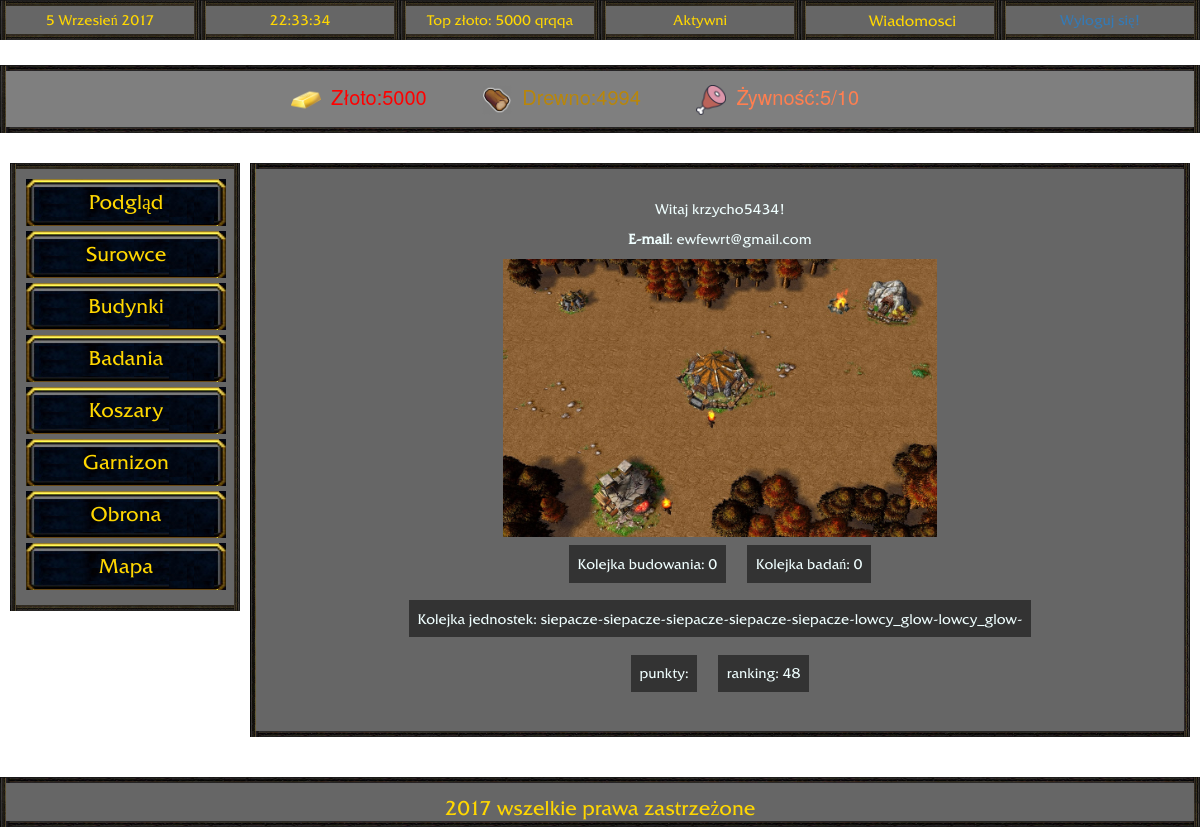
/podglad.php (signed in), run on the app's committed database.
### tables this page shows
CREATE TABLE `kolejki` (
  `budowy` text NOT NULL,
  `czas_budowy` timestamp NULL DEFAULT '0000-00-00 00:00:00',
  `badania` text NOT NULL,
  `czas_badania` timestamp NOT NULL DEFAULT '0000-00-00 00:00:00',
  `jednostek` text NOT NULL,
  `czas_jednostek` timestamp NOT NULL DEFAULT '0000-00-00 00:00:00',
  `dodatkowe_sekundy` int(11) NOT NULL,
  `id` int(11) NOT NULL,
  `nick` text NOT NULL
);

### podglad.php (the view, shortened to what this page needs)
<?php
	include ('menu2.php');
?>
<?php
	echo "<p>Witaj ".$_SESSION['user'].'!</p>';
	echo "<p><b>E-mail</b>: ".$_SESSION['email'];
?>
<div>
	<?php
	if ($_SESSION['rasa'] == 'Orkowie') : ?>
		<img style="height: 50%; width: 50%; object-fit: contain" src="Grafika/orkowie/miasto/orc.jpeg">
	<?php else : ?>
		<img style="height: 50%; width: 50%; object-fit: contain" src="Grafika/ludzie/miasto/human.jpeg">
	<?php endif; ?>
</div>
<?php
$conn = new mysqli("localhost", "root", "", "warcraft");
$result = $conn->query("SELECT budowy, badania, jednostek FROM kolejki WHERE nick = '" . $_SESSION['user'] . "'");
$row = $result->fetch_assoc();
?>
<div>
	<div class="kolejki">
	Kolejka budowania: <?php echo $row['budowy'];?>
	</div>
	<div class="kolejki">
	Kolejka badań: <?php echo $row['badania'];?>
	</div>
	<div class="kolejki">
	Kolejka jednostek: <?php echo $row['jednostek'];?>
	</div>
</div>
<div>
	<div class="kolejki"> punkty: </div>
	<div class="kolejki"> ranking: <?php echo $_SESSION['rankingKoncowy'] ?></div>
</div>
<?php
	include ('stopka.php');
?>

### menu2.php (shortened to what this page needs)
<!DOCTYPE html>
<html lang="pl">
<head>
    <link rel="stylesheet" type="text/css" href="css/fontello.css">
    <link rel="stylesheet" href="https://maxcdn.bootstrapcdn.com/bootstrap/3.3.7/css/bootstrap.min.css">
</head>
<body background = "Grafika/tlo.jpg">
<div class="container-fluid">
    <div class="row">
        <div class="col-md-2"><div id="datka"></div></div>
        <div class="col-md-2"><div id=clock></div></div>
        <div class="col-md-2">Top złoto:
            <?php
            $link = mysql_connect("localhost", "root", "");
            $result = mysql_query("SELECT user, zloto FROM uzytkownicy WHERE zloto = (SELECT MAX(zloto) FROM uzytkownicy)", $link);
            $row = mysql_fetch_array( $result );
            $topplayer = $row['user'];
            $topgold = $row['zloto'];
            echo $topgold." ";
            echo $topplayer;
            ?>
        </div>
        <div class="col-md-2">Aktywni</div>
        <div class="col-md-2">
            <button id="wiadomosciBtn">Wiadomosci</button>
        </div>
        <div class="col-md-2"><a href="logout.php">Wyloguj się!</a></div>
    </div>
</div>
        <div id="zasoby">
            <div class="zasob" id="zasobzloto"
                 <?php if ($_SESSION['zloto'] < $_SESSION['magazynZlota_lvl']*5000) echo 'style="color:gold;"'; else echo 'style="color:red;"';?>>
            </div>
            <div class="zasob" id="zasobdrewno"
                <?php if ($_SESSION['drewno'] < $_SESSION['magazynDrewna_lvl']*5000) echo 'style="color:darkgoldenrod;"'; else echo 'style="color:red;"';?>>
            </div>
            <div class="zasob"
                 <?php if ($_SESSION['zywnosc'] < $_SESSION['max_zywnosc']) echo 'style="color:coral;"'; else echo 'style="color:red;"';?>>
                <img src="Grafika/icon/meat.png"><?php echo "Żywność:".$_SESSION['zywnosc']."/".$_SESSION["max_zywnosc"]?>
            </div>
        </div>
        <div id="nav">
                <a href="podglad.php"><div id="button">Podgląd</div></a>
                <a href="surowce.php"><div id="button">Surowce</div></a>
                <a href="budynki.php"><div id="button">Budynki</div></a>
                <a href="badania.php"><div id="button">Badania</div></a>
                <a href="koszary.php"><div id="button">Koszary</div></a>
                <a href="garnizon.php"><div id="button">Garnizon</div></a>
                <a href="obrona.php"><div id="button">Obrona</div></a>
                <a href="mapa.php"><div id="button">Mapa</div></a>
        </div>
     <div id="center">

### stopka.php
</div>
        <div id="footer">
            2017 wszelkie prawa zastrzeżone
        </div>
</body>
</html>

### styleee.css (style rules this page uses)
body { background-image: url('Grafika/tlo.jpg'); background-repeat: no-repeat; background-attachment: fixed; background-size: 100% 100%; }
.col-md-2 { text-align: center; line-height: 28px; color: gold; height: 40px; font-family: friz; border: 6px solid transparent; border-image-source: url(Grafika/ramka.png); border-image-repeat: stretch; border-image-slice: 20; background-color: rgba(0, 0, 0, 0.6); }
#center { width: auto; height: auto; background-color: rgba(0, 0, 0, 0.6); color: azure; text-align: center; border-radius: 5px; margin-top: 30px; margin-right: 10px; margin-left: 250px; padding-bottom: 30px; padding: 30px; overflow: auto; border: 6px solid transparent; border-image-source: url(Grafika/ramka.png); border-image-repeat: stretch; border-image-slice: 20; font-family: friz; }
#nav { float: left; width: 230px; background-color: rgb(0, 0, 0); background-color: rgba(0, 0, 0, 0.6); filter:progid:DXImageTransform.Microsoft.gradient(startColorstr=#99000000, endColorstr=#99000000); -ms-filter: "progid:DXImageTransform.Microsoft.gradient(startColorstr=#99000000, endColorstr=#99000000)"; margin-top: 30px; border-radius: 5px; margin-left: 10px; padding: 10px; margin-bottom: 50px; border: 6px solid transparent; border-image-source: url(Grafika/ramka.png); border-image-repeat: stretch; border-image-slice: 20; }
#footer { float: left; text-align: center; width: 100%; color: gold; font-size: 20px; height: 50px; margin-top: 40px; text-align: center; line-height: 50px; font-family: friz; border: 6px solid transparent; border-image-source: url(Grafika/ramka.png); border-image-repeat: stretch; border-image-slice: 20; background-color: rgba(0, 0, 0, 0.6); }
#nav > a > #button { list-style-type: none; background-image: url(Grafika/przycisk.png); margin: 0 auto; font-size:20px; width: 200px; height: 47px; margin-bottom: 5px; text-align: center; line-height: 47px; color: gold; font-family: friz; }
button { border: none; cursor: pointer; width: 100%; font-size: 15px; padding-right: 43%; padding-left: 43%; text-align: center; background-color: crimson; color: black; }
#zasoby { background-color: rgba(0,0,0, 0.5); font-size: 20px; padding: 1%; text-align: center; width: 100%; margin-top: 25px; border: 6px solid transparent; border-image-source: url(Grafika/ramka.png); border-image-repeat: stretch; border-image-slice: 20; }
#zasoby img { width: 30px; height: 30px; margin-right: 10px; }
.zasob { margin-right: 50px; display: inline-block; }
.row:after { content: ""; display: table; clear: both; }
.kolejki { background-color: rgba(0,0,0,0.5); padding: 1%; margin: 1%; display:inline-block; width: auto; }
#wiadomosciBtn { background-color: rgba(0,0,0,0); padding-left: 30%; color: gold; }

### data on the page
kolejki: budowy "0", badania "0", jednostek "siepacze-siepacze-siepacze-siepacze-siepacze-lowcy_glow-lowcy_glow-"

### other printed values
$topgold "5000"
$topplayer "qrqqa"
$_SESSION['zywnosc'] "5"
$_SESSION["max_zywnosc"] "10"
$_SESSION['user'] "krzycho5434"
$_SESSION['email'] "ewfewrt@gmail.com"
$_SESSION['rankingKoncowy'] "48"
